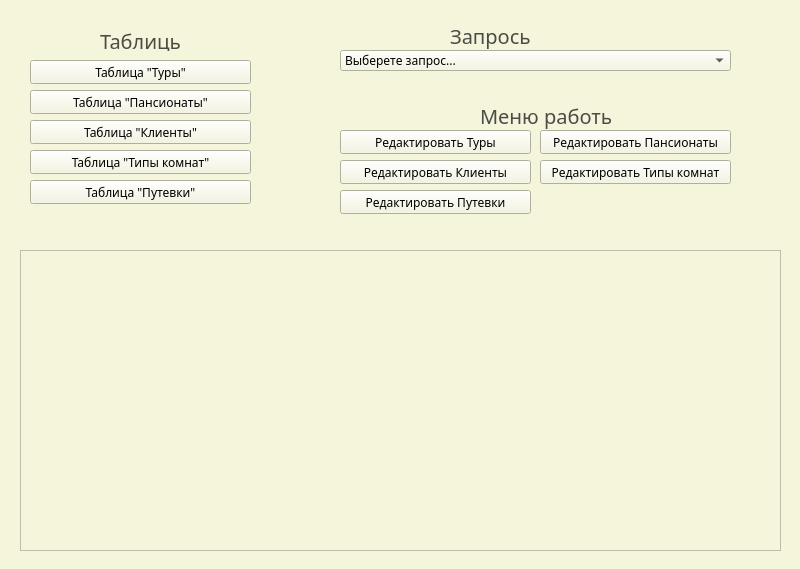
<?xml version="1.0" encoding="UTF-8"?>
<ui version="4.0">
 <class>MainWindow</class>
 <widget class="QMainWindow" name="MainWindow">
  <property name="geometry">
   <rect>
    <x>0</x>
    <y>0</y>
    <width>800</width>
    <height>569</height>
   </rect>
  </property>
  <property name="minimumSize">
   <size>
    <width>800</width>
    <height>569</height>
   </size>
  </property>
  <property name="maximumSize">
   <size>
    <width>800</width>
    <height>569</height>
   </size>
  </property>
  <property name="windowTitle">
   <string>ZRUD</string>
  </property>
  <property name="styleSheet">
   <string notr="true">font-family: Roboto Light;
background-color:  #F5F5DC;</string>
  </property>
  <widget class="QWidget" name="centralwidget">
   <widget class="QLabel" name="label">
    <property name="geometry">
     <rect>
      <x>100</x>
      <y>30</y>
      <width>81</width>
      <height>21</height>
     </rect>
    </property>
    <property name="font">
     <font>
      <family>Roboto 54</family>
      <pointsize>15</pointsize>
      <italic>false</italic>
      <underline>false</underline>
      <stylestrategy>PreferAntialias</stylestrategy>
     </font>
    </property>
    <property name="layoutDirection">
     <enum>Qt::LayoutDirection::RightToLeft</enum>
    </property>
    <property name="styleSheet">
     <string notr="true">background-color:None;
color: #4c4c45;
</string>
    </property>
    <property name="text">
     <string>Таблицы</string>
    </property>
   </widget>
   <widget class="QLabel" name="label_2">
    <property name="geometry">
     <rect>
      <x>10</x>
      <y>20</y>
      <width>261</width>
      <height>201</height>
     </rect>
    </property>
    <property name="styleSheet">
     <string notr="true">backhround-color: None;
border: 5px;
border-radius: 15px;
opacity: .3;
background-color:rgba(196, 196,176 , .5);</string>
    </property>
    <property name="text">
     <string/>
    </property>
   </widget>
   <widget class="QComboBox" name="comboBox_2">
    <property name="geometry">
     <rect>
      <x>340</x>
      <y>50</y>
      <width>391</width>
      <height>21</height>
     </rect>
    </property>
    <property name="styleSheet">
     <string notr="true"/>
    </property>
    <item>
     <property name="text">
      <string>Выберете запрос...</string>
     </property>
    </item>
    <item>
     <property name="text">
      <string>Выборка по количеству комнат</string>
     </property>
    </item>
    <item>
     <property name="text">
      <string>Выборка по цене комнат</string>
     </property>
    </item>
    <item>
     <property name="text">
      <string>Выборка Тура по транспорту</string>
     </property>
    </item>
    <item>
     <property name="text">
      <string>Выборка Пансионата по городу Барнаул и наличию бассейна</string>
     </property>
    </item>
    <item>
     <property name="text">
      <string>Выборка Пансионата по Городу Анапа или наличию спа-салона</string>
     </property>
    </item>
    <item>
     <property name="text">
      <string>Декатово произведение двух таблиц</string>
     </property>
    </item>
    <item>
     <property name="text">
      <string>Сравнение таблиц по равенству 1</string>
     </property>
    </item>
    <item>
     <property name="text">
      <string>Сравнение таблиц по равенству 2</string>
     </property>
    </item>
    <item>
     <property name="text">
      <string>Right join</string>
     </property>
    </item>
    <item>
     <property name="text">
      <string>Left join</string>
     </property>
    </item>
    <item>
     <property name="text">
      <string>Количество клиентов</string>
     </property>
    </item>
    <item>
     <property name="text">
      <string>Сумма цены</string>
     </property>
    </item>
    <item>
     <property name="text">
      <string>Группировка по одному столбцу</string>
     </property>
    </item>
   </widget>
   <widget class="QLabel" name="label_3">
    <property name="geometry">
     <rect>
      <x>450</x>
      <y>20</y>
      <width>81</width>
      <height>31</height>
     </rect>
    </property>
    <property name="font">
     <font>
      <family>Roboto 54</family>
      <pointsize>15</pointsize>
     </font>
    </property>
    <property name="whatsThis">
     <string>&lt;html&gt;&lt;head/&gt;&lt;body&gt;&lt;p align=&quot;center&quot;&gt;&lt;br/&gt;&lt;/p&gt;&lt;/body&gt;&lt;/html&gt;</string>
    </property>
    <property name="styleSheet">
     <string notr="true">background-color:None;
color: #4c4c45;

</string>
    </property>
    <property name="text">
     <string>Запросы</string>
    </property>
   </widget>
   <widget class="QLabel" name="label_4">
    <property name="geometry">
     <rect>
      <x>10</x>
      <y>240</y>
      <width>781</width>
      <height>321</height>
     </rect>
    </property>
    <property name="styleSheet">
     <string notr="true">backhround-color: None;
border: 5px;
border-radius: 15px;
border-color: black;
opacity: .3;
background-color:rgba(196, 196,176 , .5);</string>
    </property>
    <property name="text">
     <string/>
    </property>
   </widget>
   <widget class="QTableWidget" name="tableWidget">
    <property name="geometry">
     <rect>
      <x>20</x>
      <y>250</y>
      <width>761</width>
      <height>301</height>
     </rect>
    </property>
   </widget>
   <widget class="QPushButton" name="pushButton">
    <property name="geometry">
     <rect>
      <x>30</x>
      <y>60</y>
      <width>221</width>
      <height>24</height>
     </rect>
    </property>
    <property name="text">
     <string>Таблица &quot;Туры&quot;</string>
    </property>
   </widget>
   <widget class="QPushButton" name="pushButton_2">
    <property name="geometry">
     <rect>
      <x>30</x>
      <y>90</y>
      <width>221</width>
      <height>24</height>
     </rect>
    </property>
    <property name="text">
     <string>Таблица &quot;Пансионаты&quot;</string>
    </property>
   </widget>
   <widget class="QPushButton" name="pushButton_3">
    <property name="geometry">
     <rect>
      <x>30</x>
      <y>120</y>
      <width>221</width>
      <height>24</height>
     </rect>
    </property>
    <property name="text">
     <string>Таблица &quot;Клиенты&quot;</string>
    </property>
   </widget>
   <widget class="QPushButton" name="pushButton_4">
    <property name="geometry">
     <rect>
      <x>30</x>
      <y>150</y>
      <width>221</width>
      <height>24</height>
     </rect>
    </property>
    <property name="text">
     <string>Таблица &quot;Типы комнат&quot;</string>
    </property>
   </widget>
   <widget class="QPushButton" name="pushButton_5">
    <property name="geometry">
     <rect>
      <x>30</x>
      <y>180</y>
      <width>221</width>
      <height>24</height>
     </rect>
    </property>
    <property name="text">
     <string>Таблица &quot;Путевки&quot;</string>
    </property>
   </widget>
   <widget class="QLabel" name="label_5">
    <property name="geometry">
     <rect>
      <x>330</x>
      <y>20</y>
      <width>411</width>
      <height>71</height>
     </rect>
    </property>
    <property name="styleSheet">
     <string notr="true">backhround-color: None;
border: 5px;
border-radius: 15px;
opacity: .3;
background-color:rgba(196, 196,176 , .5);</string>
    </property>
    <property name="text">
     <string/>
    </property>
   </widget>
   <widget class="QLabel" name="label_6">
    <property name="geometry">
     <rect>
      <x>330</x>
      <y>100</y>
      <width>411</width>
      <height>121</height>
     </rect>
    </property>
    <property name="styleSheet">
     <string notr="true">backhround-color: None;
border: 5px;
border-radius: 15px;
opacity: .3;
background-color:rgba(196, 196,176 , .5);</string>
    </property>
    <property name="text">
     <string/>
    </property>
   </widget>
   <widget class="QLabel" name="label_7">
    <property name="geometry">
     <rect>
      <x>480</x>
      <y>100</y>
      <width>131</width>
      <height>31</height>
     </rect>
    </property>
    <property name="font">
     <font>
      <family>Roboto 54</family>
      <pointsize>15</pointsize>
     </font>
    </property>
    <property name="whatsThis">
     <string>&lt;html&gt;&lt;head/&gt;&lt;body&gt;&lt;p align=&quot;center&quot;&gt;&lt;br/&gt;&lt;/p&gt;&lt;/body&gt;&lt;/html&gt;</string>
    </property>
    <property name="styleSheet">
     <string notr="true">background-color:None;
color: #4c4c45;

</string>
    </property>
    <property name="text">
     <string>Меню работы</string>
    </property>
   </widget>
   <widget class="QPushButton" name="pushButton_6">
    <property name="geometry">
     <rect>
      <x>340</x>
      <y>130</y>
      <width>191</width>
      <height>24</height>
     </rect>
    </property>
    <property name="text">
     <string>Редактировать Туры</string>
    </property>
   </widget>
   <widget class="QPushButton" name="pushButton_7">
    <property name="geometry">
     <rect>
      <x>540</x>
      <y>130</y>
      <width>191</width>
      <height>24</height>
     </rect>
    </property>
    <property name="text">
     <string>Редактировать Пансионаты</string>
    </property>
   </widget>
   <widget class="QPushButton" name="pushButton_8">
    <property name="geometry">
     <rect>
      <x>340</x>
      <y>160</y>
      <width>191</width>
      <height>24</height>
     </rect>
    </property>
    <property name="text">
     <string>Редактировать Клиенты</string>
    </property>
   </widget>
   <widget class="QPushButton" name="pushButton_9">
    <property name="geometry">
     <rect>
      <x>540</x>
      <y>160</y>
      <width>191</width>
      <height>24</height>
     </rect>
    </property>
    <property name="text">
     <string>Редактировать Типы комнат</string>
    </property>
   </widget>
   <widget class="QPushButton" name="pushButton_10">
    <property name="geometry">
     <rect>
      <x>340</x>
      <y>190</y>
      <width>191</width>
      <height>24</height>
     </rect>
    </property>
    <property name="text">
     <string>Редактировать Путевки</string>
    </property>
   </widget>
   <zorder>label_2</zorder>
   <zorder>label</zorder>
   <zorder>label_4</zorder>
   <zorder>tableWidget</zorder>
   <zorder>pushButton</zorder>
   <zorder>pushButton_2</zorder>
   <zorder>pushButton_3</zorder>
   <zorder>pushButton_4</zorder>
   <zorder>pushButton_5</zorder>
   <zorder>label_5</zorder>
   <zorder>comboBox_2</zorder>
   <zorder>label_3</zorder>
   <zorder>label_6</zorder>
   <zorder>label_7</zorder>
   <zorder>pushButton_6</zorder>
   <zorder>pushButton_7</zorder>
   <zorder>pushButton_8</zorder>
   <zorder>pushButton_9</zorder>
   <zorder>pushButton_10</zorder>
  </widget>
 </widget>
 <resources/>
 <connections/>
</ui>
